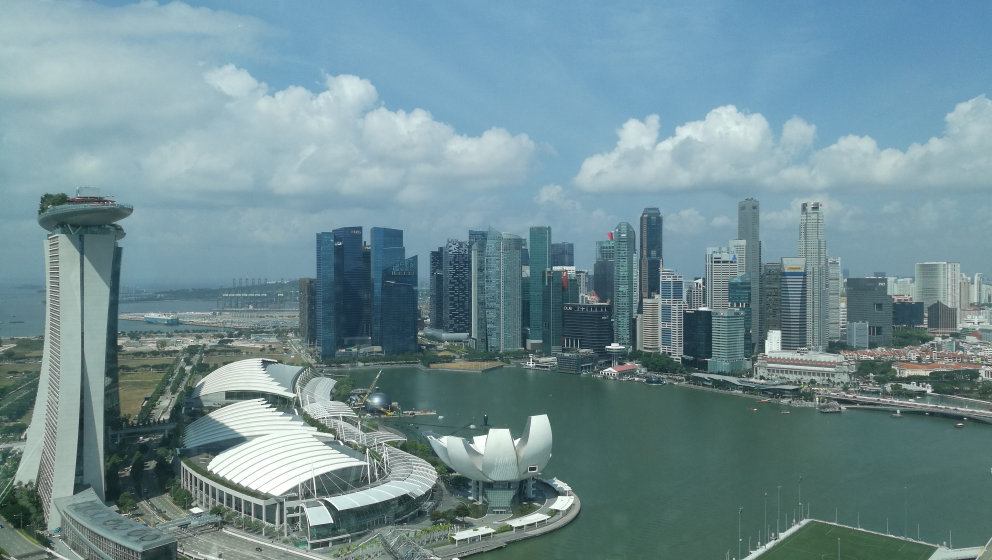
%> input picture MATLAB/wavelet_marina_bay/marina_bay.jpg, 3968 x 2240 px (shown at 1/4 size)
$ octave wavelet_marina_bay_b.m   (GNU Octave 9; MATLAB toolbox functions it lacks are replaced by stand-ins)
%> lines starting %> are read from the running program, lines starting %| are printed output that depends on the picture
% wavelet_gbb2b.m
%%%%%%%%%%%%%%%%%%%%
% load image file
RGB=imread('marina_bay.jpg');
G=im2gray(RGB);
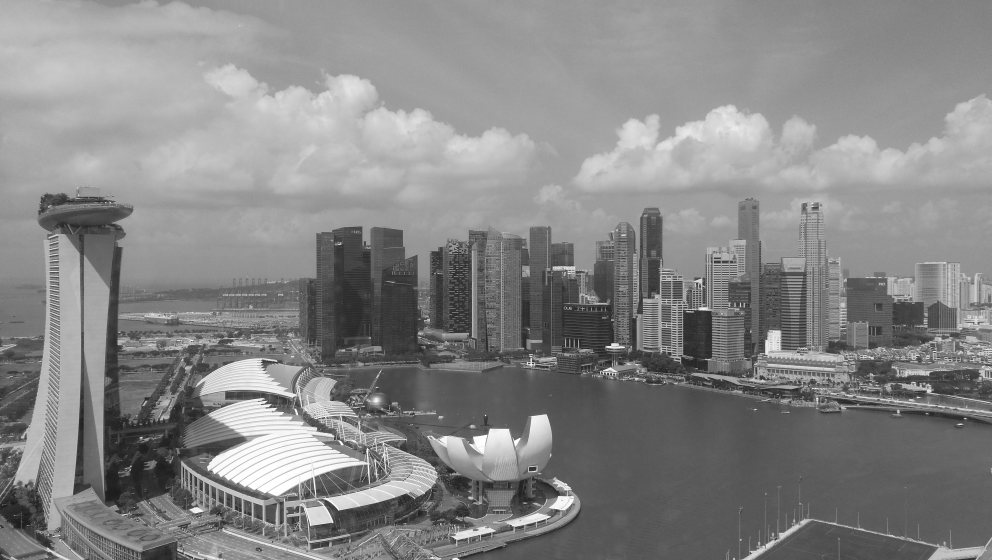
%> G: size 2240x3968 uint8 (shown at 1/4 size); min 1, max 255, mean 134.4
A=imresize(G, 1/5);
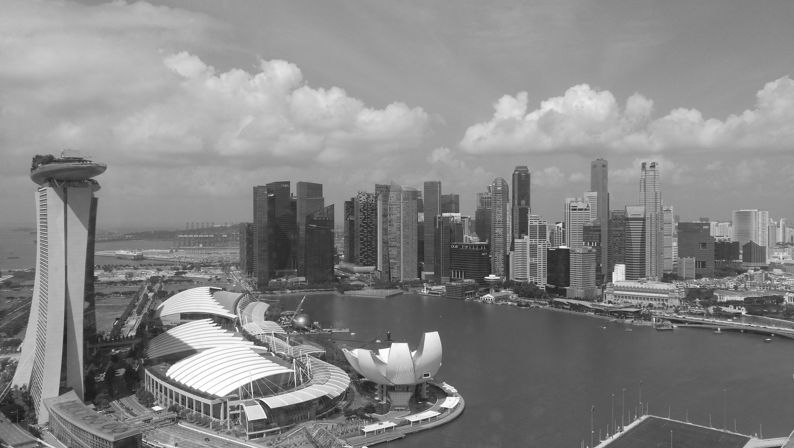
%> A: size 448x794 uint8; min 28, max 255, mean 134.4
% multiresolution decomposition
[C,S]=wavedec2(A,1,'db2');
%> S = [225 398; 225 398; 448 794]
A1=appcoef2(C,S,'db2',1);
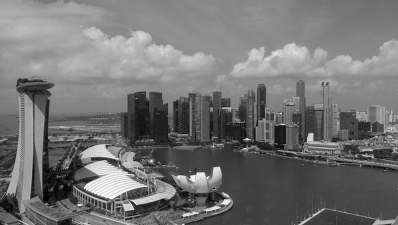
%> A1: size 225x398 double; min 54.25, max 524.9, mean 268.8; drawn with min black and max white
[H1,V1,D1] = detcoef2('all',C,S,1);
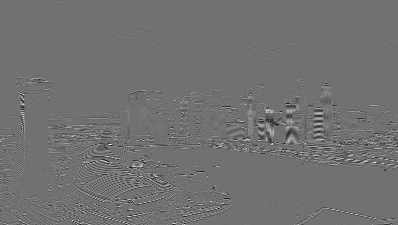
%> H1: size 225x398 double; min -116.1, max 144.5, mean -0.1; drawn with min black and max white
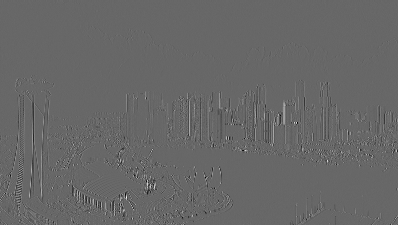
%> V1: size 225x398 double; min -106.9, max 155.9, mean 0; drawn with min black and max white
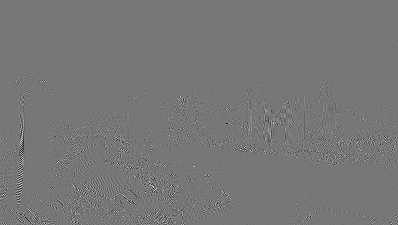
%> D1: size 225x398 double; min -55.19, max 62.8, mean 0; drawn with min black and max white
% plot A(n)
subplot(2,2,1);
imagesc(A1);
colormap('gray');
title('Approximation of Level 1');
subplot(2,2,2);
imagesc(H1);
title('Horizontal Detail of Level 1');
subplot(2,2,3);
imagesc(V1);
title('Vertical Detail of Level 1');
subplot(2,2,4);
imagesc(D1);
title('Diagonal Detail of Level 1');
